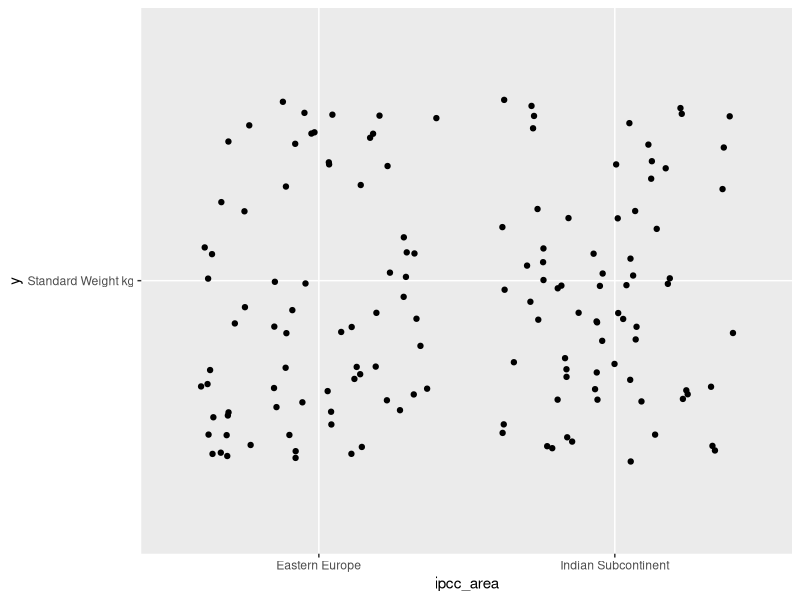

Recreate this plot in R.
## ---- chunk 1
library(tidyr)
library(tidyverse)
library(dplyr)
library(ggplot2)

animal_weight <- read.csv("_data/animal_weight.csv")

#So this dataset covers the (I'm assuming average) weight of different farm animals/farm-adjacent animals in difference areas of the world. For instance, some columns are the usual "cattle, chickens, swine, etc.", but others include camels, llamas, and buffalo. 

#The geographic areas the data was pulled from are: Indian Subcontinent, Eastern Europe, Africa, Oceania, Western Europe, Latin America, Asia, Middle East, and Northern America.
## ---- chunk 2
#NOTE: The data does not specify the unit of weight, but given that Buffalo weigh way more than 380lbs I'm assuming that the measurements are in kilos/kg.
## ---- chunk 3
animal_weight %>%
  colnames()
## ---- chunk 4
#In order to make the tidying process easier I'm going to start by renaming the columns. As they are, the names aren't super easy to code, so lets fix that!

animal_weightr1 <- animal_weight %>% 
  rename(ipcc_area = 'IPCC.Area', cattle_dairy = 'Cattle...dairy', cattle_nondairy = 'Cattle...non.dairy', special_buffaloes = 'Buffaloes', swine_market = 'Swine...market', swine_breeding = 'Swine...breeding', chicken_br = 'Chicken...Broilers', chicken_lyr = 'Chicken...Layers', ducks = 'Ducks', turkeys = 'Turkeys', standard_sheep = 'Sheep', standard_goats = 'Goats', equine_horses = 'Horses', equine_asses = 'Asses', equine_mules = 'Mules', special_camels = 'Camels', special_llamas = 'Llamas')

view(animal_weightr1)
## ---- chunk 5
#Now that everything has been renamed, I'm going to start re-grouping columns using the pivot_longer() function. I tried to streamline this but I couldn't get it to work so I did all of it individually.

animal_weightr2 <- animal_weightr1 %>%
  pivot_longer(cols = c(contains("cattle")), names_to = "all_cattle", values_to = "Cattle Weight kg") %>%
  arrange(all_cattle)
animal_weightr3 <- animal_weightr2 %>%
  pivot_longer(cols = c(contains("equine")), names_to = "all_equine", values_to = "Equine Weight kg") %>%
  arrange(all_equine)
animal_weightr4 <- animal_weightr3 %>%
  pivot_longer(cols = c(contains("special")), names_to = "specialty_animals", values_to = "Specialized Weight kg") %>%
  arrange(specialty_animals)
animal_weightr5 <- animal_weightr4 %>%
  pivot_longer(cols = c(contains("standard")), names_to = "standard_farm", values_to = "Standard Weight kg") %>%
  arrange(standard_farm)
animal_weightr6 <- animal_weightr5 %>%
  pivot_longer(cols = c(contains("swine")), names_to = "all_swine", values_to = "Pigs Weight kg") %>%
  arrange(all_swine)
animal_weightr7 <- animal_weightr6 %>%
  pivot_longer(cols = c(contains("chicken")), names_to = "all_chickens", values_to = "Chickens Weight kg") %>%
  arrange(all_chickens)
animal_weightr8 <- animal_weightr7 %>%
  pivot_longer(cols = c("ducks","turkeys"), names_to = "farm_birds", values_to = "Farm Birds Weight kg") %>%
  arrange(farm_birds)
view(animal_weightr8)
## ---- chunk 6
#Now that all the columns are grouped together accordingly, I'm going to look more specifically at animals in a specific geographic area. I chose to look at the weight of sheep in Eastern Europe.

animal_weightr8 %>%
  select(ipcc_area, standard_farm, `Standard Weight kg`) %>%
  filter(ipcc_area == "Eastern Europe", standard_farm == "standard_goats") %>%
  view()
## ---- chunk 7
#Since the average weight (kg) for goats in Eastern Europe is 38.5kg, I'm going to add in a different geographical area for the purpose of visuals

animal_weight_final <- animal_weightr8 %>%
  select(ipcc_area, standard_farm, `Standard Weight kg`) %>%
  filter(ipcc_area == c("Eastern Europe","Indian Subcontinent"), standard_farm == "standard_goats") %>%
  view()
## ---- chunk 8
ggplot(animal_weight_final, mapping = aes(ipcc_area, 'Standard Weight kg')) + geom_jitter()
